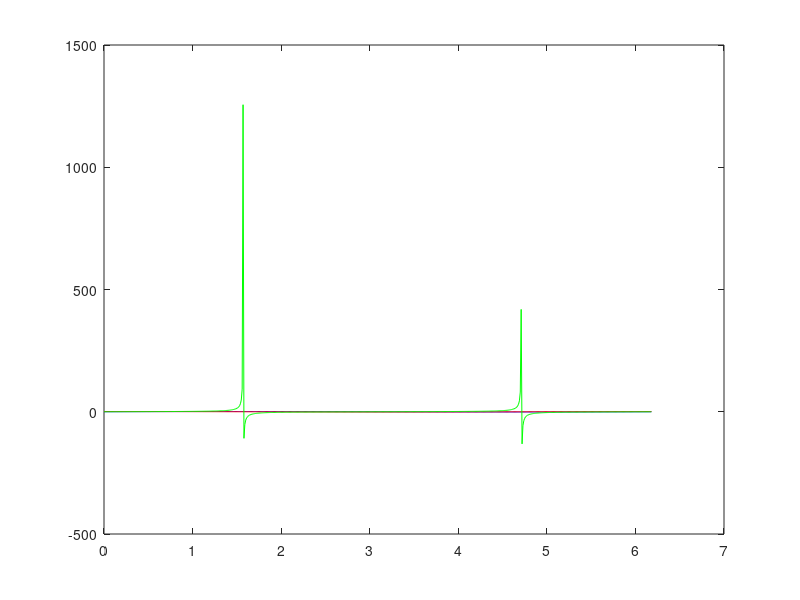
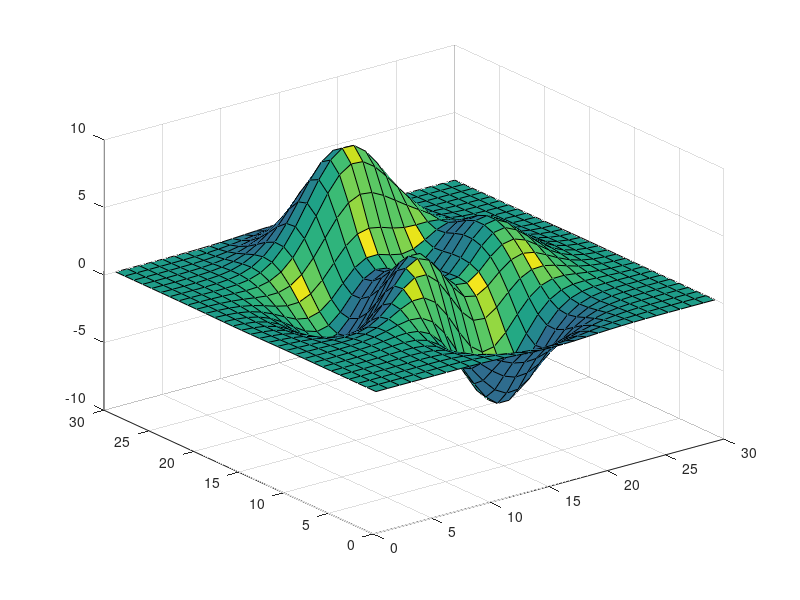

MATLAB code for these plots, in order: (Note: this script raises an error after producing the figures.)
%% MATLAB Exercises 1
% ==============================

% We will work through this file together, following the instructions
% marked "TO DO"

% This is a single line comment, you cannot execute it, but you can use it
% to mark your code (VERY useful when you return to your code after a month

%{
All
these
lines
are also comments, specifically they are
multi-line comments!
%}

%% << Two percentage signs start a code section (see above 'n' below)
disp('Hello World!')
disp('These lines of code are in a code section')
disp('You can run all the code in this section at once.')
disp('Make sure you cursor is in this section')
disp('Then click ''run section'' in the Editor toolbar')

% TO DO 
% Run this code section with <ctrl>+<enter>
% What does <ctrl>+<shift>+<enter> do?

% TO DO 
% run a single line of code by copying it to the clipboard and pasting in the command window
% run a single line of code by selecting it and pressing F9  (<shift>+F7 on Mac)

%% ARRAYS AND DATA TYPES

% clear the memory and all breakpoints (what is a breakpoint?)
clear all;

% The most common data type in Matlab is an array of real numbers.
% To create an empty array, you can use the command zeros.  For example

A = zeros(3,4)

% creates an array full of zeros that has dimensions of 3 x 4.  Note that
% the first index refers to the vertical direction (3), not the horizontal
% direction (4). You can also take a look at it like this: the first
% dimension tells you how many rows there are, and the second how many
% columns.

% There are many other ways to initialize arrays that are full of ones,
% or random numbers

A = 0 * ones(3,4)

%% TO DO - Type the commands into this section, then run the section
% Initialize arrays B, C and D, of sizes (3x3), (4x6) and (2x3x2) using the
% commands 'zeros', 'rand' and 'randn' respectively.  To find out more about
% these commands type 'help zeros' etc. at the prompt

help zeros
help rand
help randn

% create an array E of size (100x200) full of random numbers, using randn

% TO DO
% What happens when you add a semicolon (;) to the end of a line of code?


% TO DO 
% Use the command 'size' to retreive the size of arrays A and B


% TO DO
% Show the contents of A and B by typing their names into the command window


%% Data types (why do we need different data types?)
x = 'q'
xx = uint8( 5 )
z = single( pi )
y = 4.9

% TO DO 
% Use the command 'whos' to investigate which variables are in memory


% Find the 'Workspace' panel in the matlab interface. Verify it contains the same 
% information as the output of 'whos'

% TO DO
% Is the result of the following unexpected? Why is that?
x-y
% Challenge:   How do we fix it? (hint: look up 'double' in the help)

%% TO DO - Run these lines one at a time. 
y1 = 5
% 1y = 5   % What happens here? Why?
y_1 = 5
y = pi
y = i    % Complex number!
y = 1i   % preferred method for complex numbers (easier when viewing)

%% Array creation. Run these lines one at a time
x1 = [1 2 3]
x2 = [1, 2, 3]

x3 = 1:6         % what does the : do?
x4 = 1:2:10      % what do 2 :s do?
x5 = (1:2:10)'   % << what does the apostrope do?

x6 = 10:1:0
x7 = 10:-1:0

% TO DO
% create a vector T containining all the integers between 1 and 1000

% TO DO
% create a vector U containining all the integers between 100 and 500, in reverse order

% TO DO
% create a vector V containining all the multiples of 5 between -100 and 100 inclusive


%% Linspace
% TO DO
% Can you work out what the following commands do?
linspace(2, 10, 30)
linspace(20, 10, 5)
% Look up 'help linspace' if you need!

% TO DO
% Use 'linspace' to generate the following vector 
% [0, 0.1, 0.2, 0.3, 0.4, 0.5, 0.6, 0.7, 0.8, 0.9, 1.0]

% TO DO
% Now use the colon operator : to generate exactly the same sequence


%% Indexing arrays
% Indexing is a way to assign or extract data from i ndividual elements in an 
% array, or a subset of elements in an array.
% Indexing allows us to perform tasks like:
%  - Finding what is the value of the second element of an array
%  - Setting the last element in an array to have the value '20'
%  - Changing all values less than 3 to the value 0
%  - Removing every other element from an array 

%% Indexing 1D arrays
% TO DO 
% - run this section. 
% - Experiment with extracting other values from the array
x = [1:2:10]
x(2)
x(5)

y = [30, 100, 0, -50]
y(4)

%% TO DO - try these lines one at a time. What happens? Why?
x = [100, 200, 300, 400, 500]
% x(0) %
% x(6) %
x(6) = 11 %

%% Indexing ranges of values
x = [100, 200, 300, 400, 500]
x(1:3)
x(3:4)
x(3:end)

x = [100, 200, 300, 400, 500]
x(2:5) = -10  % << Changing multiple values at once

%% TO DO - indexing excersize



%% Strings can also be seen as (i.e. are) 1D arrays
F = 'Hello world'
F(1:5)
F(6:end)

%% Indexing in 2D arrays

% Lets clear all of the data
clear all;
% and create a single array
A = randn(5,7)

% There are 35 elements in this array.  We can index them in two different ways. 

% 1. We can extract elements using full indexing using the format
B = A(2,3)

% TO DO 
% Extract the bottom right element of the matrix A

% TO DO 
% Extract the bottom left element of the matrix A

% TO DO 
% Use 2D indexing to change the value in the second row, fourth column to -30


%% Linear indexing
% Alternatively, we can use linear indexing.  Here we use a single index
% to extract elements.  The elements are counted down the columns first, and
% then across the rows
A
B = A(4)
C = A(15)

% TO DO 
% Set the top right element of the matrix A to be equal to zero using linear
% indexing.


%% More advanced indexing

% Now let's investigate some more complex ways to index arrays
% We can use the colon operator ':' to extract all of the elements in a
% given index position

% TO DO
% Investigate the result of the following commands (uncomment them in turn)
% B = A(:,3)
% C = A(2,:)
% D = A(:)

% We can also extract just a subset of the array

% TO DO 
% Investigate the result of the following commands

% B = A(2:4,:);
% C = A(2:end,:);
% D = A(2:3,4:6);


% We can also use the double colon notation to skip elements

% TO DO
% Investigate the result of the following commands

% B = A(1:3:end,:);
% C = A(2,2:2:6);


% Finally, we can index one array with another
B = zeros(2,1);
B(1) = 4;
B(2) = 8

% TO DO
% Investigate the result of the following commands
% C = A(B)


%% Reshaping arrays
% We can also reshape arrays to different sizes that have the same
% number of elements

A = randn(3,4);

% TO DO 
% Use the command 'reshape' to change the shape of this array to be
% (2x6).  Note the order that the elements wind up in

% TO DO
% Try to reshape A to be (3x3). What happens?


%% Array concatenation (linking in arrays)

% Let's now investigate concatenating arrays
A = randn(2,2)
B = randn(2,2)

% The square brackets notation allows us to concatenate arrays
% A space denotes horizontal concatenation, a semicolon denotes vertical 
% concatentation. 

% TO DO 
% Investigate the result of the following commands

% C = [A B];        % horizontal concatenation
% D = [A;B];        % vertical concatenation
% E = [1 2; 3 4];   % what does this do?
% F = [1 2:2:10; zeros(2,2) randn(2,4)];

% Finally, we can replicate arrays using the command repmat

% TO DO
% Investigate the result of the following commands
% I = repmat(A,3,1)
% J = repmat(B,2,3)


%% Mathematical operators
x = [1:2:10]
y = 23
z = [2:10:42]

% TO DO
% run each of these commands one at a time
% What is happening on each occasion?

% Operators combining a vector (x) and a scalar (y):
A = x+y
B = x-y
C = x/y
D = x*y

% Operators combining a vector (x) with another vector (z)  - i.e. vectorisation
% E = x*z
F = x*z'
G = x'*z
H = x.*z


% TO DO
% What is the difference between the different ways of multiplying two vectors?



%% Congratulations, you can now manage around MATLAB!
% TO DO - move on to exercises


%% INTRODUCTION TO MATLAB
%  Session 1 Part 2 --- MATLAB PLOTTING, FLOW, SETS AND MATRIX OPERATIONS
% ==============================

% Here we will investigate some of the basics of matlab's plotting
% functionality.

%% Line plots
x_values = [0:0.01:2*pi - 0.1]';        % reminder: double colon, apostrophe
sin_values = sin(x_values);             

figure; % Create new one, makes it the CURRENT figure. More about this later.
plot(x_values, sin_values);

%% Changing the plotting style
% This code plots each data point as a blue cross:
plot(x_values, sin_values, 'bx');       % what is 'bx'? how do you find out?

% TO DO
% Plot the same data, but using a red dotted line (hint: use 'help plot')


%% Plotting two datasets on the same graph
cos_values = cos(x_values);

plot(x_values, sin_values, 'b');
hold on                                 % help hold
plot(x_values, cos_values, 'r');
hold off

%% Setting axis limits
% The matlab plot will change the limits of the axes to fit the data
% TO DO Try the following:
tan_values = tan(x_values);

plot(x_values, sin_values, 'b');
hold on
plot(x_values, cos_values, 'r');
plot(x_values, tan_values, 'g');
hold off

% What has happened? Why? (hint - try max(tan_values) to see the maximum value
% of tan_values.

% Set the axis limits manually to something sensible using 'ylim'


%% TO DO - Plot formatting
% Add a title to the plot of all three trigonomic functions.
% Add labels to the x and y axis.
% Add a legend.


%% 3D plotting 1
% Just an example of some more advanced matlab plotting
my3Dfigure = figure; 
surfc(peaks(30))

% TO DO - find the 'rotate 3D' button in the figure window, and view the 3D plot
% from different angles

%% 3D plotting 2
surfl(peaks(30));
lighting phong
shading interp;


%% From here on, we'll talk about operation flow, sets, and matrix operations


%% A basic 'For' loop (repetition for a known number)
for x=1:10
    disp('This statement is repeated')
end

%% Note: this is looping over the COLUMNS of x, so this runs 3 times:
for x = [1 3 5]
    disp('x equals')
    disp(x)
end

% as does this (what is the result?)
for x = [1 2 3; 4 5 6]
    disp('x equals')
    disp(x)
end

%% Performing operation on each element in a loop
A=[1:12]; 
B = reshape(A,4,3)
for x = B
    disp('Mean of column is:'); 
    disp(mean(x)); 
    disp('Sum of column is:'); 
    disp(sum(x));
end

% But note! Many functions already use columns:
sum(B)
mean(B)
std(B)

% TO DO
x = [10, 20, 40, 230];

% Create a for loop to print out the values of x like so:

% Element has value 10
% Element has value 20
% Element has value 40
% Element has value 230

% Hint:
% You can join numbers and strings together like so:
y = 10.3;
message = ['y equals ', num2str(y)];
disp(message)

% TO DO
% Now add some extra elements to x, and check your loop still prints out the
% values

% TO DO
% Now create a for loop to print the following:

% Element number 1 has value 10
% Element number 2 has value 20
% Element number 3 has value 40
% Element number 4 has value 230



%% While loops
% WHILE: based on any expression!
%{
while expression
    statements  % are executed while expression is true
                % if the expression returns an array all
                % must be true
end
%}


a_counter = 0;
while a_counter < 3
    a_counter = a_counter + 1;
    disp('The counter is equal to: ')
    disp(a_counter);
end


%% If statement
help if
%        IF expression
%          statements
%        ELSEIF expression
%          statements
%        ELSE
%          statements
%        END

help switch



%% Basic set operations (set - collection of distinct objects - no duplicates!)

% finding all the unique elements in an array
unique([4 2 2 4 7])

a = [1:5]
b = [7:-1:4]

% set operations and intersection
union(a,b)              % union  (elements which are either in A or B)
intersect(a,b)          % intersection (elements both in A and B)

setdiff(a,b)            % set difference (elements in A, not in B)
setdiff(b,a)            % vice-versa

% TO DO
% Can you find all the elements which are in either a OR b, but not in both,
% using a combination of union, intersect and setdiff?
% Hint: try drawing a Venn Diagram to help you.

%% More complex set operations
ismember(a,b)           % are elements of A in B
a(ismember(a,b))        % reminder: indexing

ismember(b,a)
b(ismember(b,a))


A = [1 2 3 4]; B = [2 3 4 1]; C = [3 4 2 2];

setdiff(A,B),setdiff(B,A)

setdiff(A,C),setdiff(C,A)

A = [1:5],B = [1 2 3 3 4], C = [1:5]

ismember(A,B) == ismember(B,A)

ismember(A,C) == ismember(C,A)

ismember(A,C) == ismember(C,A)



%% Solving matrix operations
% A very powerful capability of matlab is its ability to solve matrix
% operations. Take the following set of equations in three variables:
%
%     2 * x1 + x2 - 2 * x3 = 10
%     6 * x1 + 4 x2 + 4 * x3 = 2
%     10 * x1 + 8 * x2 + 6 * x3 = 8
%
% These can be written as a matrix equation like so:
% Ax = b
%
% Where: (A - coefficients of variables)
A = [2 1 -2;
    6 4 4; 
    10 8 6];

% b - constant terms
b = [10 ; 2 ; 8]

% We can solve for x in the following different ways:
% (remind yourself of matrix inversion!)
%  x = A^-1 * b

% invert A and multiply by b
x = inv(A) * b
x = A^-1 * b

% left division
x = A \ b   
% the difference between left division and the previous methods is 
% that if the matrix is singular, then it will calculate the least squares solution
            
% Using the Moore-Penrose pseudoinverse (also good for singular matrices)
x = pinv(A) * b


% why is this (left division, MP pseudoinverse) important?
% having large, singular matrices, and matrices with small values, you
% will value precision and correctness which inv(A) might not be able to
% achieve

% TO DO
% 
B = [-3 , -5, 1;
    9 ,14, 1 ;
    13, 29, -2]
c = [10; -4; 1]

t1= B\c
t2 = inv(B)*c
t3 = pinv(B)*c

B*t1
B*t2
B*t3

